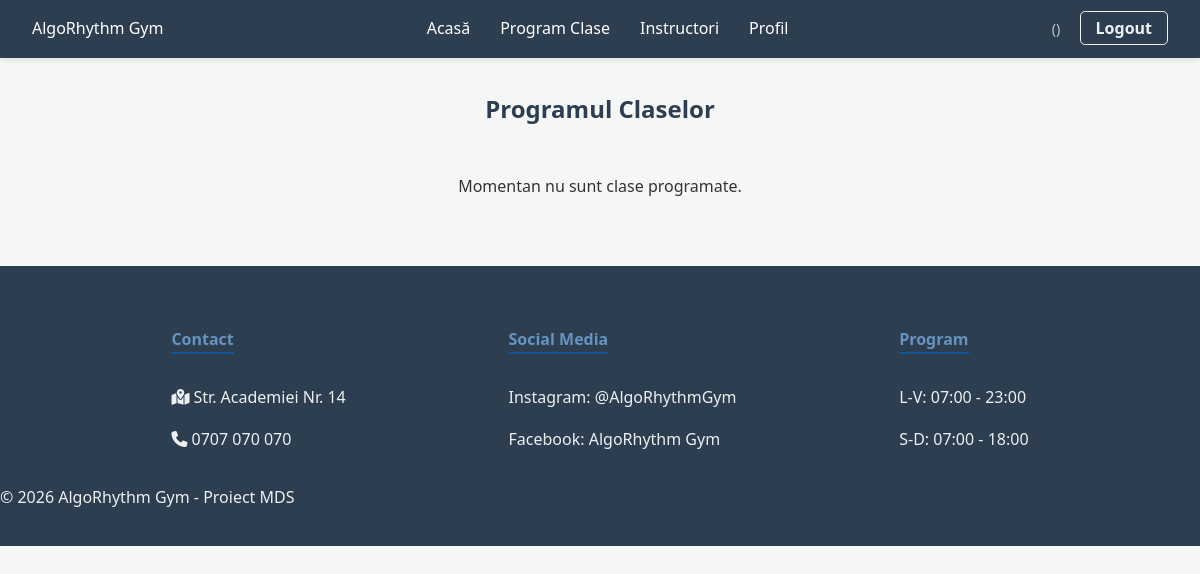
Before: /program/ with the older database file.
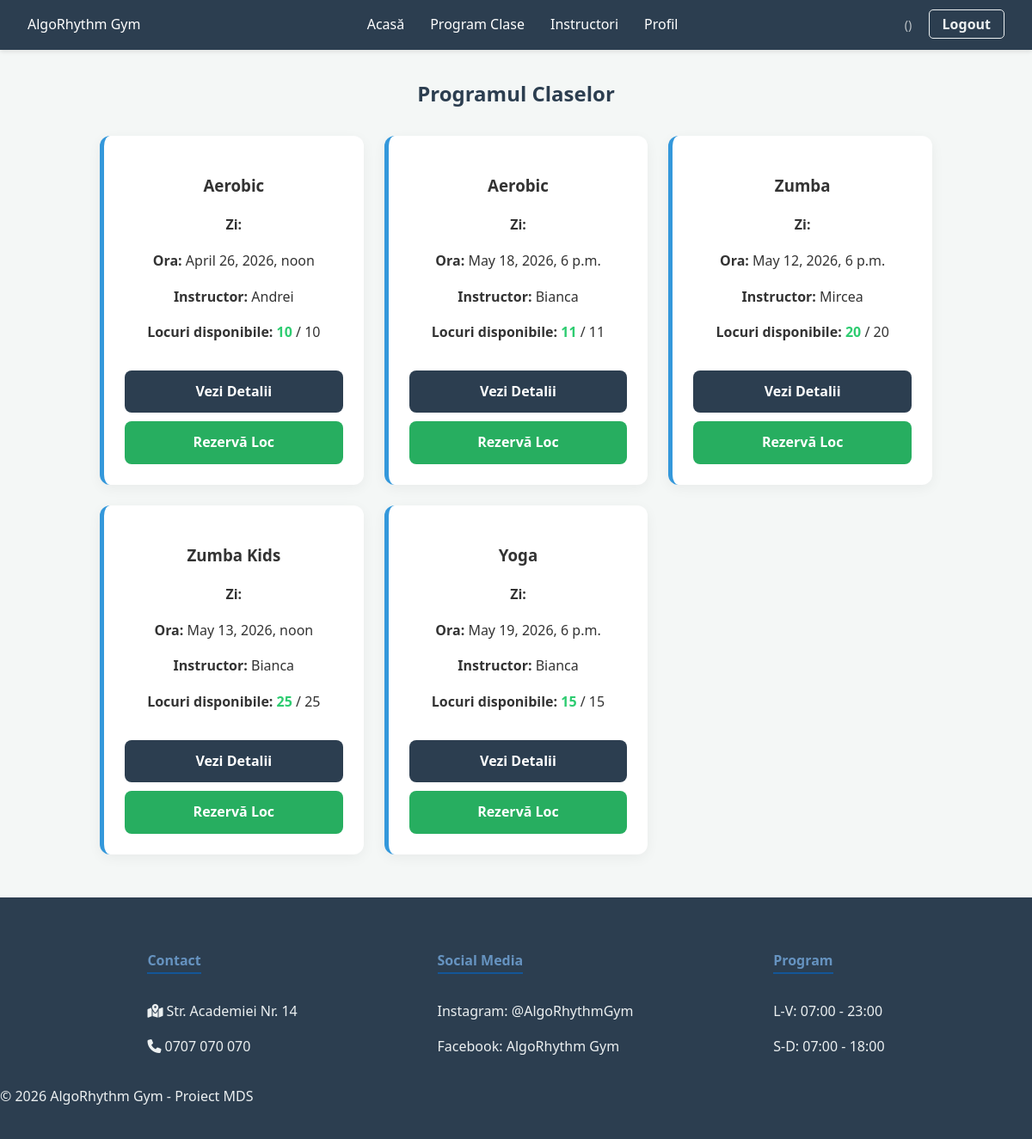
After: the same page with the newer database file.
### fitness_app/models.py (models this page shows, shortened)
class FitnessClass(models.Model):
    CLASS_TYPES = [
        ('1TO1', 'Personal Training'),
        ('GRP', 'Grup'),
        ('IND', 'Individual (fără antrenor)'),
    ]
    type = models.CharField(max_length=4, choices=CLASS_TYPES, default='GRP')
    instructor = models.ForeignKey(User, on_delete=models.CASCADE, null=True, blank=True, limit_choices_to={'role': 'INS'})
    is_for_women_only = models.BooleanField(default=False)
    is_for_children = models.BooleanField(default=False)
    name = models.CharField(max_length=100)
    price = models.DecimalField(max_digits=6, decimal_places=2, default=0)
    early_bird_hours_before = models.PositiveIntegerField(default=24)
    early_bird_discount_percent = models.DecimalField(max_digits=5, decimal_places=2, default=10)
    duration_minutes = models.PositiveIntegerField(default=60)
    max_capacity = models.PositiveIntegerField()
    @property
    def available_spots(self):
        return self.max_capacity - self.booking_set.count()
    start_time = models.DateTimeField()

class User(AbstractUser):
    IS_INSTRUCTOR = 'INS'
    IS_CLIENT = 'CLI'
    IS_ADMIN = 'ADM'
    ROLE_CHOICES = [
        (IS_INSTRUCTOR, 'Instructor'),
        (IS_CLIENT, 'Client'),
        (IS_ADMIN, 'Admin'),
    ]
    role = models.CharField(max_length=3, choices=ROLE_CHOICES, default=IS_CLIENT)
    gender = models.CharField(max_length=10, choices=[('M', 'Masculin'), ('F', 'Feminin')], blank=True)
    is_child = models.BooleanField(default=False)
    parent = models.ForeignKey('self', on_delete=models.CASCADE, null=True, blank=True, related_name='children')
    referred_by = models.ForeignKey('self', on_delete=models.SET_NULL, null=True, blank=True, related_name='referrals')
    referral_count = models.IntegerField(default=0)
    referral_discount_available = models.IntegerField(default=0)  # nr de reduceri neutilizate
    experience_years = models.IntegerField(null=True, blank=True)
    bio_short = models.TextField(null=True, blank=True)
    profile_picture = models.ImageField(upload_to='instructors/', null=True, blank=True)
    fitness_goal = models.TextField(blank=True)
    frequency_per_week = models.IntegerField(default=0)

### fitness_app/views.py (the view)
# urls.py: path('program/', views.classes_view, name='fitness_classes_list'),
def classes_view(request):
    fitness_classes = FitnessClass.objects.all()
    return render(request, 'classes.html', {'fitness_classes': fitness_classes})

### fitness_app/templates/classes.html (shortened to what this page needs)
{% extends 'base.html' %}
{% block content %}
<div class="container">
    <h2 style="text-align: center; color: #2c3e50; margin-bottom: 30px;">Programul Claselor</h2>
    <div class="grid">
        {% for fc in fitness_classes %}
        <div class="card" style="border-left: 5px solid #3498db; display: flex; flex-direction: column; justify-content: space-between;">
            <div>
                <h3>{{ fc.name }}</h3>
                <p><strong>Zi:</strong> {{ fc.get_day_of_week_display }}</p>
                <p><strong>Ora:</strong> {{ fc.start_time }}</p>
                <p><strong>Instructor:</strong> {{ fc.instructor.first_name }}</p>
                <p><strong>Locuri disponibile:</strong>
                    <span style="font-weight: bold; color: {% if fc.available_spots > 0 %}#2ecc71{% else %}#e74c3c{% endif %};">
                        {{ fc.available_spots }}
                    </span> / {{ fc.max_capacity }}
                </p>
            </div>
            <div style="margin-top: 15px; display: flex; flex-direction: column; gap: 10px;">
                <a href="{% url 'class_detail' fc.id %}" class="btn-ocean">Vezi Detalii</a>
                {% if fc.available_spots > 0 %}
                    <a href="{% url 'book_class' fc.id %}" class="btn-ocean" style="background-color: #27ae60; border: none; text-align: center; text-decoration: none;">
                        Rezervă Loc
                    </a>
                {% else %}
                    <p style="color: #e74c3c; font-weight: bold; text-align: center; margin: 10px 0;">
                        Ne pare rău, nu mai sunt locuri!
                    </p>
                {% endif %}
            </div>
        </div>
        {% empty %}
        <p style="text-align: center; width: 100%;">Momentan nu sunt clase programate.</p>
        {% endfor %}
    </div>
</div>
{% endblock %}

Changed rows visible on the page:
added FitnessClass: name "Aerobic", start_time "April 26, 2026, noon", instructor.first_name "Andrei", available_spots "10", max_capacity "10", shows "Rezervă Loc"
added FitnessClass: name "Aerobic", start_time "May 18, 2026, 6 p.m.", instructor.first_name "Bianca", available_spots "11", max_capacity "11", shows "Rezervă Loc"
added FitnessClass: name "Zumba", start_time "May 12, 2026, 6 p.m.", instructor.first_name "Mircea", available_spots "20", max_capacity "20", shows "Rezervă Loc"
added FitnessClass: name "Zumba Kids", start_time "May 13, 2026, noon", instructor.first_name "Bianca", available_spots "25", max_capacity "25", shows "Rezervă Loc"
added FitnessClass: name "Yoga", start_time "May 19, 2026, 6 p.m.", instructor.first_name "Bianca", available_spots "15", max_capacity "15", shows "Rezervă Loc"
Other visible differences:
text no longer shown: "Momentan nu sunt clase programate."
